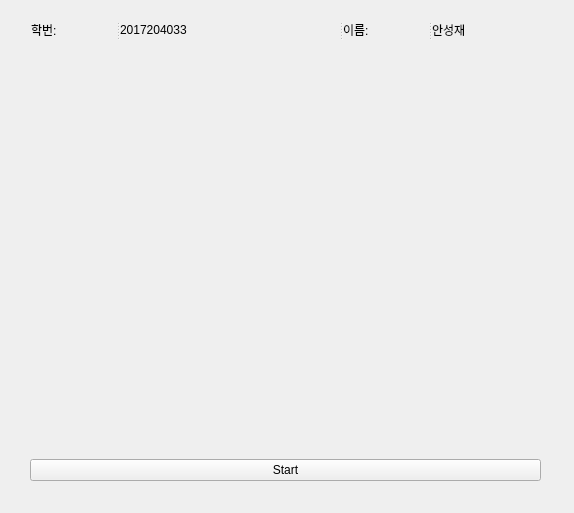
<?xml version="1.0" encoding="UTF-8"?>
<ui version="4.0">
 <class>Form</class>
 <widget class="QWidget" name="Form">
  <property name="geometry">
   <rect>
    <x>0</x>
    <y>0</y>
    <width>574</width>
    <height>513</height>
   </rect>
  </property>
  <property name="windowTitle">
   <string>Form</string>
  </property>
  <widget class="QWidget" name="layoutWidget">
   <property name="geometry">
    <rect>
     <x>30</x>
     <y>60</y>
     <width>511</width>
     <height>421</height>
    </rect>
   </property>
   <layout class="QVBoxLayout" name="verticalLayout">
    <item>
     <widget class="QLabel" name="image_label">
      <property name="text">
       <string/>
      </property>
     </widget>
    </item>
    <item>
     <widget class="QPushButton" name="control_bt">
      <property name="text">
       <string>Start</string>
      </property>
     </widget>
    </item>
   </layout>
  </widget>
  <widget class="QSplitter" name="splitter_3">
   <property name="geometry">
    <rect>
     <x>31</x>
     <y>20</y>
     <width>511</width>
     <height>20</height>
    </rect>
   </property>
   <property name="orientation">
    <enum>Qt::Horizontal</enum>
   </property>
   <widget class="QSplitter" name="splitter">
    <property name="orientation">
     <enum>Qt::Horizontal</enum>
    </property>
    <widget class="QLabel" name="label">
     <property name="text">
      <string>학번:</string>
     </property>
    </widget>
    <widget class="QLabel" name="StudentID_label">
     <property name="text">
      <string>2017204033</string>
     </property>
    </widget>
   </widget>
   <widget class="QSplitter" name="splitter_2">
    <property name="orientation">
     <enum>Qt::Horizontal</enum>
    </property>
    <widget class="QLabel" name="label_2">
     <property name="text">
      <string>이름:</string>
     </property>
    </widget>
    <widget class="QLabel" name="Name_label">
     <property name="text">
      <string>안성재</string>
     </property>
    </widget>
   </widget>
  </widget>
 </widget>
 <resources/>
 <connections/>
</ui>
